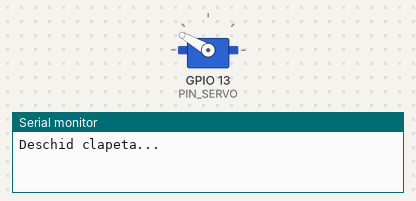
Bench run of a sketch on a simulated ESP32. On the bench: servo, the last lines printed to the serial monitor.

Above: at 0.05 s.
At 3.0 s:
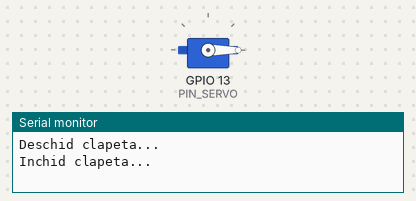
Timing chart, 0 to 6.9 s (numbered marks = the images above):
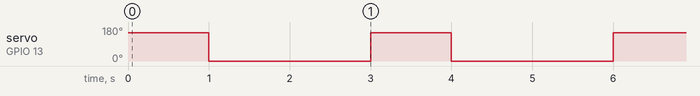

Measured:
- by itself, servo on GPIO 13 (PIN_SERVO): alternates 150° for 1.0 s and 0° for 2.0 s

The sketch:

Test_ServoMotor.ino
```cpp
/*****Test Servo Motor - simulare deschidere clapeta******/

#include <ESP32Servo.h> //biblioteca necesara pentru Servo motor compatibila cu ESP32

Servo mg;
const int PIN_SERVO = 13; //GPIO 13 - PIN cu PWM

void setup() {
  Serial.begin(115200);
  mg.setPeriodHertz(50);
  mg.attach(PIN_SERVO, 500, 2400);
}

void loop() {
  Serial.println("Deschid clapeta...");
  mg.write(150); //rotire la 150°
  delay(1000);

  Serial.println("Inchid clapeta...");
  mg.write(0); //revenire la pozitia initiala
  delay(2000);
}
```
